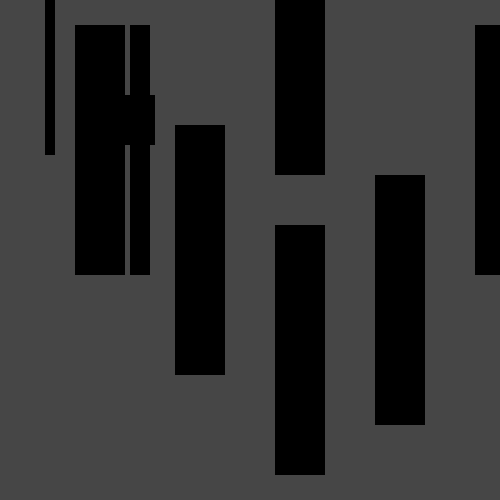
Frame 1 (no input)
Frame 60 (the mouse pressed at the canvas centre just before this capture): identical to frame 1, image omitted
Frame 120 (the mouse held since frame 60 and released just before this capture): identical to frame 1, image omitted

The Processing sketch that drew this single still picture (run headless with seeded random() and noise(); from frame 60 on, the mouse is pressed at the canvas centre):

// Processing sketch: processing_179446
// ── processing_179446.pde


int x;
int y;
int bg;


int value = 0;

void setup(){
size (500,500);
background (255);






x=100;
y=100;
bg=70;
noStroke();
fill (230,120,120);
rectMode (CENTER);

}


void draw(){
  background(bg);
  fill(value);
  rect(100,150,50,250);
  rect(100,150,50,250);
  rect(200,250,50,250);
  rect(300,50, 50,250);
  rect(300,350,50,250);
  rect(400,300,50,250);
  rect(500,150,50,250);
 
  rect(50,30,10,250);
  rect(140,150,20,250);
  rect(200,250,50,250);
  rect(300,50, 50,250);
  rect(300,350,50,250);
  rect(400,300,50,250);
  rect(500,150,50,250); 
  
  



pushMatrix();
translate(30, 20);
fill(0);
rect(x,y,50,50);
popMatrix();

}

void mouseDragged()
{
  value = value + 5;
  if (value >255) {
    value=0;
  }
}

void mouseReleased() {
  if (value == 0) {
    value = 255;
  } else {
    value = 0;
  }
}
